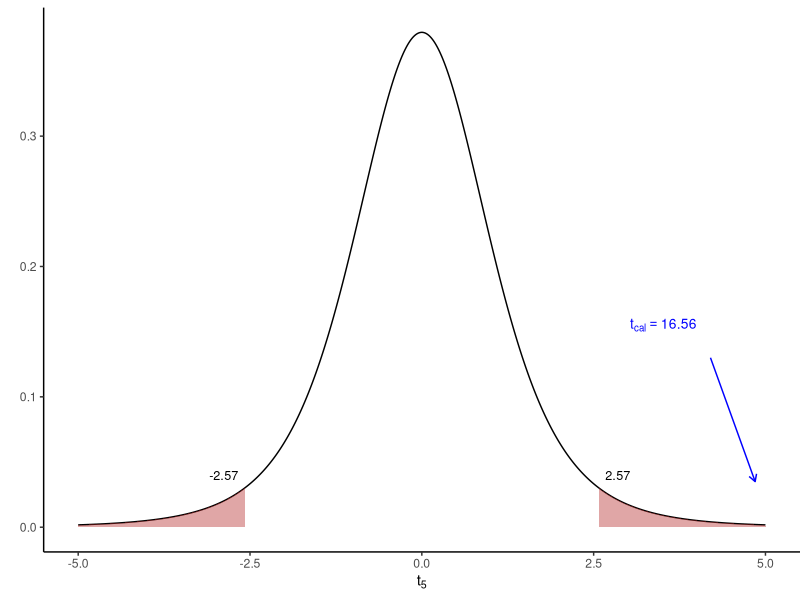
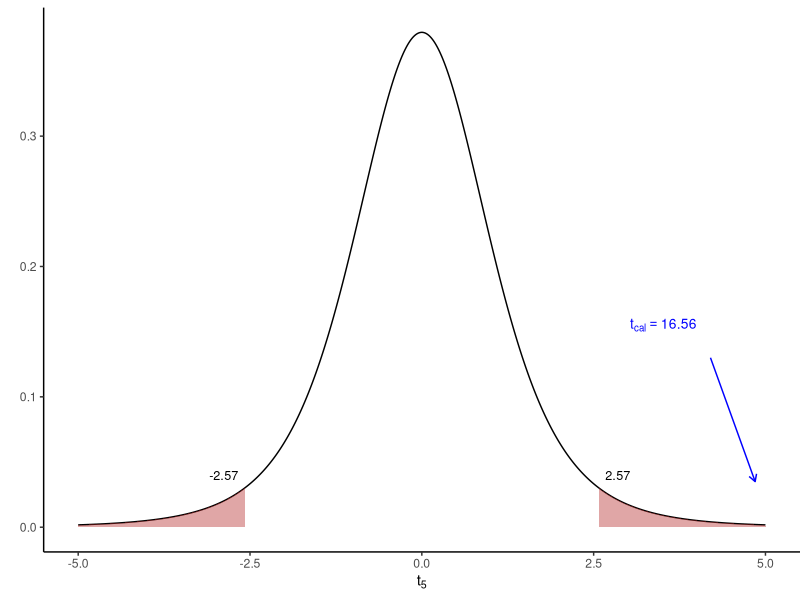

Here is the R script that generated these plots, in order:
library(ggplot2)
df_val <- 5
t_crit <- qt(0.975, df_val)   # 2.571

x  <- seq(-5, 5, length.out = 600)
dd <- data.frame(x = x, y = dt(x, df_val))

ggplot(dd, aes(x, y)) +
      geom_line() +
      geom_area(data = subset(dd, x <= -t_crit),
                              aes(x, y), fill = "firebrick", alpha = 0.4) +
      geom_area(data = subset(dd, x >=  t_crit),
                              aes(x, y), fill = "firebrick", alpha = 0.4) +
      annotate("segment",
                            x = 4.2, xend = 4.85, y = 0.13, yend = 0.035,
                            arrow = arrow(length = unit(0.2, "cm")),
                            colour = "blue") +
      annotate("text", x = 4.0, y = 0.155,
                            label = expression(t[cal] == 16.56),
                            hjust = 1, colour = "blue", size = 3.5) +
      annotate("text", x = -t_crit - 0.1, y = 0.04,
                            label = "-2.57", hjust = 1, size = 3.2) +
      annotate("text", x =  t_crit + 0.1, y = 0.04,
                            label =  "2.57", hjust = 0, size = 3.2) +
      labs(x = expression(t[5]), y = "") +
      theme_classic() +
    theme(
        panel.background = element_rect(fill = "transparent", colour = NA), # Transparent panel bg
        plot.background = element_rect(fill = "transparent", colour = NA),   # Transparent plot bg
        plot.margin = margin(t = 5.5, r = 0, b = 5.5, l = 0, unit = "pt")
    )

ggsave("corr-t-test.pdf", width = 4, height = 3)
